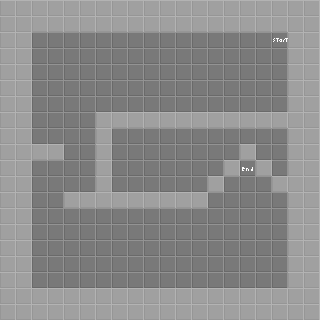

A level layout from a 2D game, rendered from its tile map. Below: a short description, then the map file with its tile-grid data intact:
An orthogonal 20x20 tile map with 16x16 px tiles, 1 tile layer (Tile Layer 1) and 20 objects (14x wall, 3x button, 3x cube).

<map version="1.0" orientation="orthogonal" renderorder="right-down" width="20" height="20" tilewidth="16" tileheight="16" nextobjectid="127">
 <tileset firstgid="1" name="tilemap" tilewidth="16" tileheight="16" tilecount="16" columns="4">
  <image source="tilemap.png" width="64" height="64" />
  <tile id="4">
   <properties>
    <property name="color" value="1" />
    <property name="group" value="1" />
   </properties>
  </tile>
  <tile id="5">
   <properties>
    <property name="group" value="1" />
    <property name="inverted" type="bool" value="false" />
   </properties>
  </tile>
  <tile id="6">
   <properties>
    <property name="color" value="1" />
   </properties>
  </tile>
 </tileset>
 <layer name="Tile Layer 1" width="20" height="20">
  <data encoding="csv">
2,2,2,2,2,2,2,2,2,2,2,2,2,2,2,2,2,2,2,2,
2,2,2,2,2,2,2,2,2,2,2,2,2,2,2,2,2,2,2,2,
2,2,1,1,1,1,1,1,1,1,1,1,1,1,1,1,1,3,2,2,
2,2,1,1,1,1,1,1,1,1,1,1,1,1,1,1,1,1,2,2,
2,2,1,1,1,1,1,1,1,1,1,1,1,1,1,1,1,1,2,2,
2,2,1,1,1,1,1,1,1,1,1,1,1,1,1,1,1,1,2,2,
2,2,1,1,1,1,1,1,1,1,1,1,1,1,1,1,1,1,2,2,
2,2,1,1,1,1,2,2,2,2,2,2,2,2,2,2,2,2,2,2,
2,2,1,1,1,1,2,1,1,1,1,1,1,1,1,1,1,1,2,2,
2,2,2,2,1,1,2,1,1,1,1,1,1,1,1,2,1,1,2,2,
2,2,1,1,1,1,2,1,1,1,1,1,1,1,2,4,2,1,2,2,
2,2,1,1,1,1,2,1,1,1,1,1,1,2,1,1,1,2,2,2,
2,2,1,1,2,2,2,2,2,2,2,2,2,1,1,1,1,1,2,2,
2,2,1,1,1,1,1,1,1,1,1,1,1,1,1,1,1,1,2,2,
2,2,1,1,1,1,1,1,1,1,1,1,1,1,1,1,1,1,2,2,
2,2,1,1,1,1,1,1,1,1,1,1,1,1,1,1,1,1,2,2,
2,2,1,1,1,1,1,1,1,1,1,1,1,1,1,1,1,1,2,2,
2,2,1,1,1,1,1,1,1,1,1,1,1,1,1,1,1,1,2,2,
2,2,2,2,2,2,2,2,2,2,2,2,2,2,2,2,2,2,2,2,
2,2,2,2,2,2,2,2,2,2,2,2,2,2,2,2,2,2,2,2
</data>
 </layer>
 <objectgroup name="objects">
  <object id="43" name="button 1" type="button" gid="5" x="128" y="96" width="16" height="16">
   <properties>
    <property name="color" value="1" />
    <property name="group" value="1" />
   </properties>
  </object>
  <object id="49" name="cube" type="cube" gid="7" x="48" y="144" width="16" height="16">
   <properties>
    <property name="color" value="2" />
   </properties>
  </object>
  <object id="52" name="button 2" type="button" gid="5" x="80" y="288" width="16" height="16">
   <properties>
    <property name="color" value="2" />
    <property name="group" value="2" />
   </properties>
  </object>
  <object id="53" name="cube" type="cube" gid="7" x="128" y="240" width="16" height="16">
   <properties>
    <property name="color" value="3" />
   </properties>
  </object>
  <object id="85" name="button 3" type="button" gid="5" x="272" y="288" width="16" height="16">
   <properties>
    <property name="color" value="3" />
    <property name="group" value="3" />
   </properties>
  </object>
  <object id="94" name="wall 1" type="wall" gid="6" x="48" y="128" width="16" height="16">
   <properties>
    <property name="group" value="1" />
    <property name="inverted" type="bool" value="false" />
   </properties>
  </object>
  <object id="95" name="wall 1" type="wall" gid="6" x="64" y="128" width="16" height="16">
   <properties>
    <property name="group" value="1" />
    <property name="inverted" type="bool" value="false" />
   </properties>
  </object>
  <object id="96" name="wall 1" type="wall" gid="6" x="80" y="128" width="16" height="16">
   <properties>
    <property name="group" value="1" />
    <property name="inverted" type="bool" value="false" />
   </properties>
  </object>
  <object id="99" name="wall 2" type="wall" gid="6" x="96" y="288" width="16" height="16">
   <properties>
    <property name="group" value="2" />
    <property name="inverted" type="bool" value="false" />
   </properties>
  </object>
  <object id="100" name="wall 2" type="wall" gid="6" x="96" y="272" width="16" height="16">
   <properties>
    <property name="group" value="2" />
    <property name="inverted" type="bool" value="false" />
   </properties>
  </object>
  <object id="101" name="wall 2" type="wall" gid="6" x="96" y="256" width="16" height="16">
   <properties>
    <property name="group" value="2" />
    <property name="inverted" type="bool" value="false" />
   </properties>
  </object>
  <object id="102" name="wall 2" type="wall" gid="6" x="96" y="240" width="16" height="16">
   <properties>
    <property name="group" value="2" />
    <property name="inverted" type="bool" value="false" />
   </properties>
  </object>
  <object id="103" name="wall 2" type="wall" gid="6" x="96" y="224" width="16" height="16">
   <properties>
    <property name="group" value="2" />
    <property name="inverted" type="bool" value="false" />
   </properties>
  </object>
  <object id="118" name="cube" type="cube" gid="7" x="160" y="64" width="16" height="16">
   <properties>
    <property name="color" value="1" />
   </properties>
  </object>
  <object id="119" name="wall 3" type="wall" gid="6" x="256" y="208" width="16" height="16">
   <properties>
    <property name="group" value="3" />
    <property name="inverted" type="bool" value="false" />
   </properties>
  </object>
  <object id="120" name="wall 3" type="wall" gid="6" x="240" y="208" width="16" height="16">
   <properties>
    <property name="group" value="3" />
    <property name="inverted" type="bool" value="false" />
   </properties>
  </object>
  <object id="121" name="wall 3" type="wall" gid="6" x="224" y="208" width="16" height="16">
   <properties>
    <property name="group" value="3" />
    <property name="inverted" type="bool" value="false" />
   </properties>
  </object>
  <object id="122" name="wall 3" type="wall" gid="6" x="208" y="208" width="16" height="16">
   <properties>
    <property name="group" value="3" />
    <property name="inverted" type="bool" value="false" />
   </properties>
  </object>
  <object id="125" name="wall 1" type="wall" gid="6" x="32" y="128" width="16" height="16">
   <properties>
    <property name="group" value="1" />
    <property name="inverted" type="bool" value="false" />
   </properties>
  </object>
  <object id="126" name="wall 3" type="wall" gid="6" x="272" y="208" width="16" height="16">
   <properties>
    <property name="group" value="3" />
    <property name="inverted" type="bool" value="false" />
   </properties>
  </object>
 </objectgroup>
</map>
